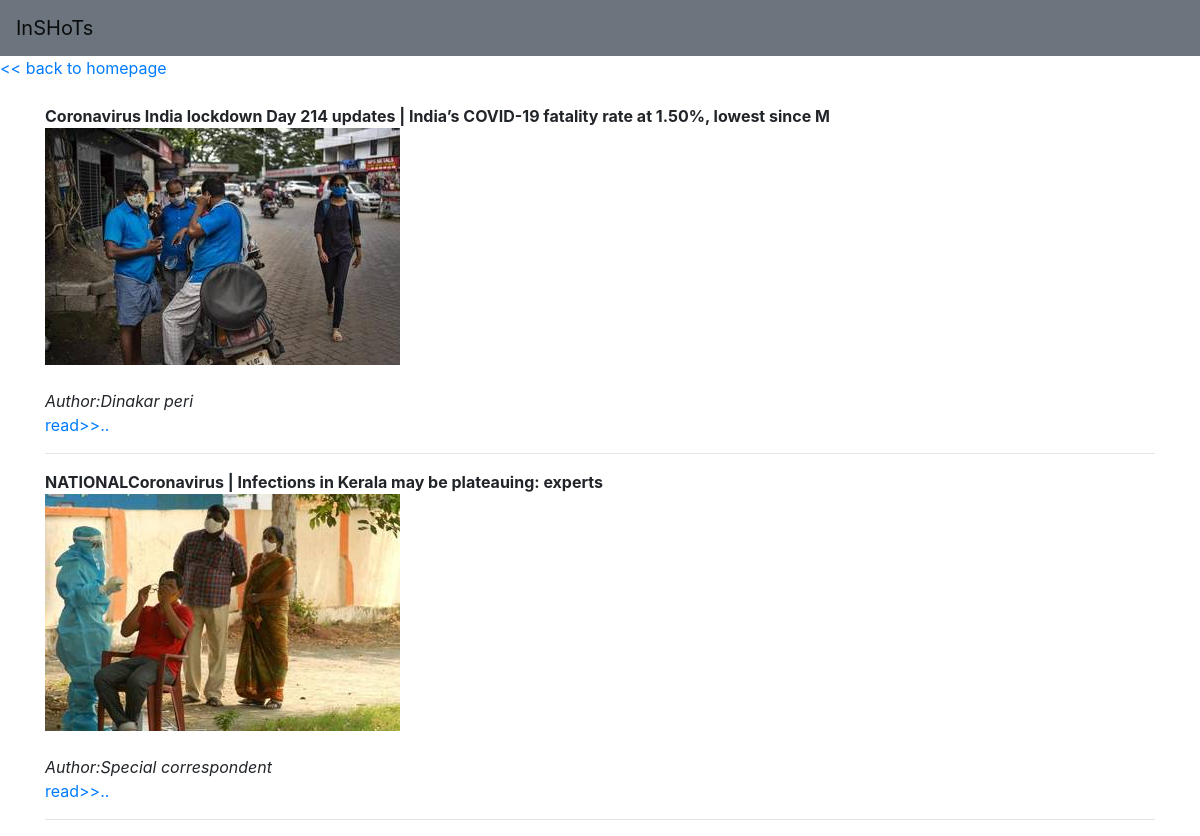
Page /view/national on the committed database.
### feeds/models.py (models this page shows, shortened)
class newsfeed(models.Model):
	headline=models.CharField(max_length=100)
	author=models.CharField(max_length=50,default='n/a')
	content=models.TextField()
	date=models.DateTimeField(auto_now_add=True)
	catg=models.CharField(max_length=50,null=True)
	image=models.ImageField(null=True,blank=True)
	@property
	def imageURL(self):
		try:
			url=self.image.url
		except:
			url=' '
		return url

### feeds/views.py (the view)
# urls.py: path('view/<str:catg>',views.cats),
def cats(request,catg):
	feeds=newsfeed.objects.filter(catg=catg)
	context={'feeds':feeds}
	return render(request,'category.html',context)

### feeds/templates/category.html
{% extends 'domain.html' %}
{% load static %}
{% block content %}
{% for feed in feeds %}
<strong>{{ feed.headline }}</strong><br>
<img src="{{feed.imageURL}}"><br><br>
<i>Author:{{ feed.author }}</i><br>
<a href="{% url 'viewposts' feed.id %}" >read>>..</a>
<hr>
{% endfor %}
{% endblock %}

### feeds/templates/domain.html (style rules this page uses)
img { max-width: 100% ; height: auto; }

### rows in the picture
newsfeed: headline "Coronavirus India lockdown Day 214 updates | India’s COVID-19 fatality rate at 1.50%, lowest since M", imageURL (picture), author "Dinakar peri"
newsfeed: headline "NATIONALCoronavirus | Infections in Kerala may be plateauing: experts", imageURL (picture), author "Special correspondent"
